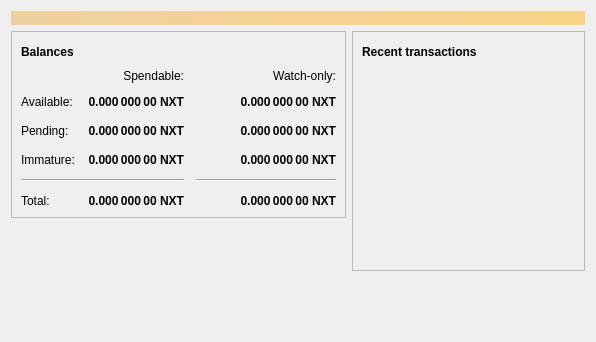
<?xml version="1.0" encoding="UTF-8"?>
<ui version="4.0">
 <class>OverviewPage</class>
 <widget class="QWidget" name="OverviewPage">
  <property name="geometry">
   <rect>
    <x>0</x>
    <y>0</y>
    <width>596</width>
    <height>342</height>
   </rect>
  </property>
  <property name="windowTitle">
   <string>Form</string>
  </property>
  <layout class="QVBoxLayout" name="topLayout">
   <item>
    <widget class="QLabel" name="labelAlerts">
     <property name="visible">
      <bool>false</bool>
     </property>
     <property name="styleSheet">
      <string notr="true">QLabel { background-color: qlineargradient(x1: 0, y1: 0, x2: 1, y2: 0, stop:0 #F0D0A0, stop:1 #F8D488); color:#000000; }</string>
     </property>
     <property name="wordWrap">
      <bool>true</bool>
     </property>
     <property name="margin">
      <number>3</number>
     </property>
     <property name="textInteractionFlags">
      <set>Qt::TextSelectableByMouse</set>
     </property>
    </widget>
   </item>
   <item>
    <layout class="QHBoxLayout" name="horizontalLayout" stretch="1,1">
     <item>
      <layout class="QVBoxLayout" name="verticalLayout_2">
       <item>
        <widget class="QFrame" name="frame">
         <property name="frameShape">
          <enum>QFrame::StyledPanel</enum>
         </property>
         <property name="frameShadow">
          <enum>QFrame::Raised</enum>
         </property>
         <layout class="QVBoxLayout" name="verticalLayout_4">
          <item>
           <layout class="QHBoxLayout" name="horizontalLayout_4">
            <item>
             <widget class="QLabel" name="label_5">
              <property name="font">
               <font>
                <weight>75</weight>
                <bold>true</bold>
               </font>
              </property>
              <property name="text">
               <string>Balances</string>
              </property>
             </widget>
            </item>
            <item>
             <widget class="QPushButton" name="labelWalletStatus">
              <property name="enabled">
               <bool>true</bool>
              </property>
              <property name="maximumSize">
               <size>
                <width>30</width>
                <height>16777215</height>
               </size>
              </property>
              <property name="toolTip">
               <string>The displayed information may be out of date. Your wallet automatically synchronizes with the Nxtcoin network after a connection is established, but this process has not completed yet.</string>
              </property>
              <property name="text">
               <string/>
              </property>
              <property name="icon">
               <iconset resource="../bitcoin.qrc">
                <normaloff>:/icons/warning</normaloff>
                <disabledoff>:/icons/warning</disabledoff>:/icons/warning</iconset>
              </property>
              <property name="iconSize">
               <size>
                <width>24</width>
                <height>24</height>
               </size>
              </property>
              <property name="flat">
               <bool>true</bool>
              </property>
             </widget>
            </item>
            <item>
             <spacer name="horizontalSpacer_3">
              <property name="orientation">
               <enum>Qt::Horizontal</enum>
              </property>
              <property name="sizeHint" stdset="0">
               <size>
                <width>40</width>
                <height>20</height>
               </size>
              </property>
             </spacer>
            </item>
           </layout>
          </item>
          <item>
           <layout class="QGridLayout" name="gridLayout">
            <property name="spacing">
             <number>12</number>
            </property>
            <item row="2" column="2">
             <widget class="QLabel" name="labelWatchPending">
              <property name="font">
               <font>
                <weight>75</weight>
                <bold>true</bold>
               </font>
              </property>
              <property name="cursor">
               <cursorShape>IBeamCursor</cursorShape>
              </property>
              <property name="toolTip">
               <string>Unconfirmed transactions to watch-only addresses</string>
              </property>
              <property name="text">
               <string notr="true">0.000 000 00 NXT</string>
              </property>
              <property name="alignment">
               <set>Qt::AlignRight|Qt::AlignTrailing|Qt::AlignVCenter</set>
              </property>
              <property name="textInteractionFlags">
               <set>Qt::LinksAccessibleByMouse|Qt::TextSelectableByKeyboard|Qt::TextSelectableByMouse</set>
              </property>
             </widget>
            </item>
            <item row="2" column="1">
             <widget class="QLabel" name="labelUnconfirmed">
              <property name="font">
               <font>
                <weight>75</weight>
                <bold>true</bold>
               </font>
              </property>
              <property name="cursor">
               <cursorShape>IBeamCursor</cursorShape>
              </property>
              <property name="toolTip">
               <string>Total of transactions that have yet to be confirmed, and do not yet count toward the spendable balance</string>
              </property>
              <property name="text">
               <string notr="true">0.000 000 00 NXT</string>
              </property>
              <property name="alignment">
               <set>Qt::AlignRight|Qt::AlignTrailing|Qt::AlignVCenter</set>
              </property>
              <property name="textInteractionFlags">
               <set>Qt::LinksAccessibleByMouse|Qt::TextSelectableByKeyboard|Qt::TextSelectableByMouse</set>
              </property>
             </widget>
            </item>
            <item row="3" column="2">
             <widget class="QLabel" name="labelWatchImmature">
              <property name="font">
               <font>
                <weight>75</weight>
                <bold>true</bold>
               </font>
              </property>
              <property name="cursor">
               <cursorShape>IBeamCursor</cursorShape>
              </property>
              <property name="toolTip">
               <string>Mined balance in watch-only addresses that has not yet matured</string>
              </property>
              <property name="text">
               <string notr="true">0.000 000 00 NXT</string>
              </property>
              <property name="alignment">
               <set>Qt::AlignRight|Qt::AlignTrailing|Qt::AlignVCenter</set>
              </property>
              <property name="textInteractionFlags">
               <set>Qt::LinksAccessibleByMouse|Qt::TextSelectableByKeyboard|Qt::TextSelectableByMouse</set>
              </property>
             </widget>
            </item>
            <item row="4" column="0" colspan="2">
             <widget class="Line" name="line">
              <property name="orientation">
               <enum>Qt::Horizontal</enum>
              </property>
             </widget>
            </item>
            <item row="4" column="2">
             <widget class="Line" name="lineWatchBalance">
              <property name="sizePolicy">
               <sizepolicy hsizetype="Preferred" vsizetype="Fixed">
                <horstretch>0</horstretch>
                <verstretch>0</verstretch>
               </sizepolicy>
              </property>
              <property name="minimumSize">
               <size>
                <width>140</width>
                <height>0</height>
               </size>
              </property>
              <property name="orientation">
               <enum>Qt::Horizontal</enum>
              </property>
             </widget>
            </item>
            <item row="5" column="0">
             <widget class="QLabel" name="labelTotalText">
              <property name="text">
               <string>Total:</string>
              </property>
             </widget>
            </item>
            <item row="3" column="1">
             <widget class="QLabel" name="labelImmature">
              <property name="font">
               <font>
                <weight>75</weight>
                <bold>true</bold>
               </font>
              </property>
              <property name="cursor">
               <cursorShape>IBeamCursor</cursorShape>
              </property>
              <property name="toolTip">
               <string>Mined balance that has not yet matured</string>
              </property>
              <property name="text">
               <string notr="true">0.000 000 00 NXT</string>
              </property>
              <property name="alignment">
               <set>Qt::AlignRight|Qt::AlignTrailing|Qt::AlignVCenter</set>
              </property>
              <property name="textInteractionFlags">
               <set>Qt::LinksAccessibleByMouse|Qt::TextSelectableByKeyboard|Qt::TextSelectableByMouse</set>
              </property>
             </widget>
            </item>
            <item row="2" column="3">
             <spacer name="horizontalSpacer_2">
              <property name="orientation">
               <enum>Qt::Horizontal</enum>
              </property>
              <property name="sizeHint" stdset="0">
               <size>
                <width>40</width>
                <height>20</height>
               </size>
              </property>
             </spacer>
            </item>
            <item row="3" column="0">
             <widget class="QLabel" name="labelImmatureText">
              <property name="text">
               <string>Immature:</string>
              </property>
             </widget>
            </item>
            <item row="5" column="1">
             <widget class="QLabel" name="labelTotal">
              <property name="font">
               <font>
                <weight>75</weight>
                <bold>true</bold>
               </font>
              </property>
              <property name="cursor">
               <cursorShape>IBeamCursor</cursorShape>
              </property>
              <property name="toolTip">
               <string>Your current total balance</string>
              </property>
              <property name="text">
               <string notr="true">0.000 000 00 NXT</string>
              </property>
              <property name="alignment">
               <set>Qt::AlignRight|Qt::AlignTrailing|Qt::AlignVCenter</set>
              </property>
              <property name="textInteractionFlags">
               <set>Qt::LinksAccessibleByMouse|Qt::TextSelectableByKeyboard|Qt::TextSelectableByMouse</set>
              </property>
             </widget>
            </item>
            <item row="5" column="2">
             <widget class="QLabel" name="labelWatchTotal">
              <property name="font">
               <font>
                <weight>75</weight>
                <bold>true</bold>
               </font>
              </property>
              <property name="cursor">
               <cursorShape>IBeamCursor</cursorShape>
              </property>
              <property name="toolTip">
               <string>Current total balance in watch-only addresses</string>
              </property>
              <property name="text">
               <string notr="true">0.000 000 00 NXT</string>
              </property>
              <property name="alignment">
               <set>Qt::AlignRight|Qt::AlignTrailing|Qt::AlignVCenter</set>
              </property>
              <property name="textInteractionFlags">
               <set>Qt::LinksAccessibleByMouse|Qt::TextSelectableByKeyboard|Qt::TextSelectableByMouse</set>
              </property>
             </widget>
            </item>
            <item row="0" column="2">
             <widget class="QLabel" name="labelWatchonly">
              <property name="text">
               <string>Watch-only:</string>
              </property>
              <property name="alignment">
               <set>Qt::AlignRight|Qt::AlignTrailing|Qt::AlignVCenter</set>
              </property>
             </widget>
            </item>
            <item row="1" column="0">
             <widget class="QLabel" name="labelBalanceText">
              <property name="text">
               <string>Available:</string>
              </property>
             </widget>
            </item>
            <item row="1" column="1">
             <widget class="QLabel" name="labelBalance">
              <property name="font">
               <font>
                <weight>75</weight>
                <bold>true</bold>
               </font>
              </property>
              <property name="cursor">
               <cursorShape>IBeamCursor</cursorShape>
              </property>
              <property name="toolTip">
               <string>Your current spendable balance</string>
              </property>
              <property name="text">
               <string notr="true">0.000 000 00 NXT</string>
              </property>
              <property name="alignment">
               <set>Qt::AlignRight|Qt::AlignTrailing|Qt::AlignVCenter</set>
              </property>
              <property name="textInteractionFlags">
               <set>Qt::LinksAccessibleByMouse|Qt::TextSelectableByKeyboard|Qt::TextSelectableByMouse</set>
              </property>
             </widget>
            </item>
            <item row="1" column="2">
             <widget class="QLabel" name="labelWatchAvailable">
              <property name="font">
               <font>
                <weight>75</weight>
                <bold>true</bold>
               </font>
              </property>
              <property name="cursor">
               <cursorShape>IBeamCursor</cursorShape>
              </property>
              <property name="toolTip">
               <string>Your current balance in watch-only addresses</string>
              </property>
              <property name="text">
               <string notr="true">0.000 000 00 NXT</string>
              </property>
              <property name="alignment">
               <set>Qt::AlignRight|Qt::AlignTrailing|Qt::AlignVCenter</set>
              </property>
              <property name="textInteractionFlags">
               <set>Qt::LinksAccessibleByMouse|Qt::TextSelectableByKeyboard|Qt::TextSelectableByMouse</set>
              </property>
             </widget>
            </item>
            <item row="2" column="0">
             <widget class="QLabel" name="labelPendingText">
              <property name="text">
               <string>Pending:</string>
              </property>
             </widget>
            </item>
            <item row="0" column="1">
             <widget class="QLabel" name="labelSpendable">
              <property name="text">
               <string>Spendable:</string>
              </property>
              <property name="alignment">
               <set>Qt::AlignRight|Qt::AlignTrailing|Qt::AlignVCenter</set>
              </property>
             </widget>
            </item>
           </layout>
          </item>
         </layout>
        </widget>
       </item>
       <item>
        <spacer name="verticalSpacer">
         <property name="orientation">
          <enum>Qt::Vertical</enum>
         </property>
         <property name="sizeHint" stdset="0">
          <size>
           <width>20</width>
           <height>40</height>
          </size>
         </property>
        </spacer>
       </item>
      </layout>
     </item>
     <item>
      <layout class="QVBoxLayout" name="verticalLayout_3">
       <item>
        <widget class="QFrame" name="frame_2">
         <property name="frameShape">
          <enum>QFrame::StyledPanel</enum>
         </property>
         <property name="frameShadow">
          <enum>QFrame::Raised</enum>
         </property>
         <layout class="QVBoxLayout" name="verticalLayout">
          <item>
           <layout class="QHBoxLayout" name="horizontalLayout_2">
            <item>
             <widget class="QLabel" name="label_4">
              <property name="font">
               <font>
                <weight>75</weight>
                <bold>true</bold>
               </font>
              </property>
              <property name="text">
               <string>Recent transactions</string>
              </property>
             </widget>
            </item>
            <item>
             <widget class="QPushButton" name="labelTransactionsStatus">
              <property name="enabled">
               <bool>true</bool>
              </property>
              <property name="maximumSize">
               <size>
                <width>30</width>
                <height>16777215</height>
               </size>
              </property>
              <property name="toolTip">
               <string>The displayed information may be out of date. Your wallet automatically synchronizes with the Nxtcoin network after a connection is established, but this process has not completed yet.</string>
              </property>
              <property name="text">
               <string/>
              </property>
              <property name="icon">
               <iconset resource="../bitcoin.qrc">
                <normaloff>:/icons/warning</normaloff>
                <disabledoff>:/icons/warning</disabledoff>:/icons/warning</iconset>
              </property>
              <property name="iconSize">
               <size>
                <width>24</width>
                <height>24</height>
               </size>
              </property>
              <property name="flat">
               <bool>true</bool>
              </property>
             </widget>
            </item>
            <item>
             <spacer name="horizontalSpacer">
              <property name="orientation">
               <enum>Qt::Horizontal</enum>
              </property>
              <property name="sizeHint" stdset="0">
               <size>
                <width>40</width>
                <height>20</height>
               </size>
              </property>
             </spacer>
            </item>
           </layout>
          </item>
          <item>
           <widget class="QListView" name="listTransactions">
            <property name="styleSheet">
             <string notr="true">QListView { background: transparent; }</string>
            </property>
            <property name="frameShape">
             <enum>QFrame::NoFrame</enum>
            </property>
            <property name="verticalScrollBarPolicy">
             <enum>Qt::ScrollBarAlwaysOff</enum>
            </property>
            <property name="horizontalScrollBarPolicy">
             <enum>Qt::ScrollBarAlwaysOff</enum>
            </property>
            <property name="selectionMode">
             <enum>QAbstractItemView::NoSelection</enum>
            </property>
           </widget>
          </item>
         </layout>
        </widget>
       </item>
       <item>
        <spacer name="verticalSpacer_2">
         <property name="orientation">
          <enum>Qt::Vertical</enum>
         </property>
         <property name="sizeHint" stdset="0">
          <size>
           <width>20</width>
           <height>40</height>
          </size>
         </property>
        </spacer>
       </item>
      </layout>
     </item>
    </layout>
   </item>
  </layout>
 </widget>
 <resources/>
 <connections/>
</ui>
